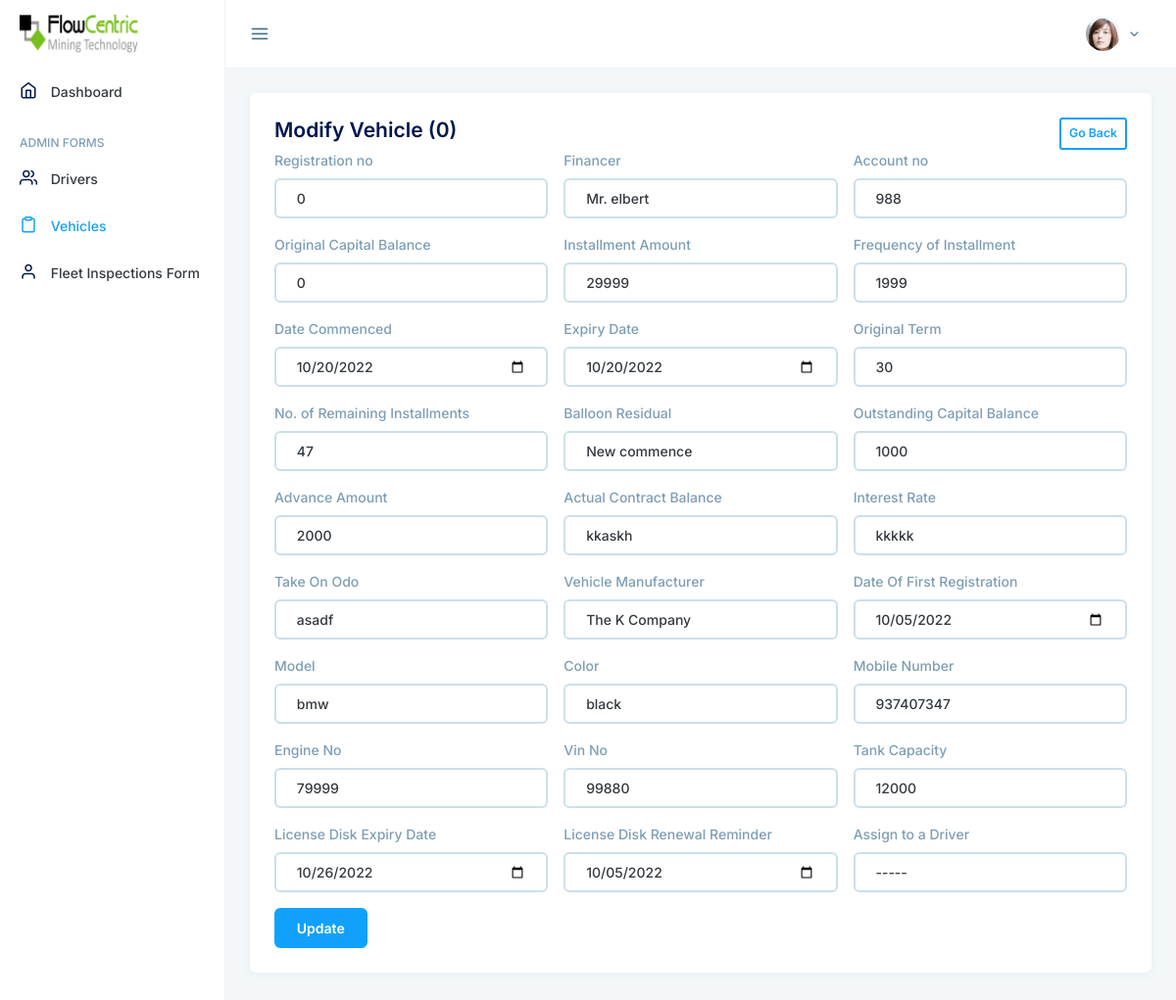
The app's page /vehicle_edit/3 with its own data.
### myapp/models.py (models this page shows)
class Vehicle(db.Model):
    id = db.Column(db.Integer, primary_key=True)
    registration_no = db.Column(db.Integer, nullable=False, unique=False)
    financer = db.Column(db.String(100), nullable=False, unique=False)
    account_no = db.Column(db.Integer, nullable=False, unique=False)
    original_capital_balance = db.Column(db.Integer, nullable=False, unique=False)
    installment_amount = db.Column(db.Integer, nullable=False, unique=False)
    frequency_of_installment = db.Column(db.Integer, nullable=False, unique=False)
    date_commenced = db.Column(db.Date, nullable=False, unique=False, default=datetime.now().date)
    expiry_date = db.Column(db.Date, nullable=False, unique=False, default=datetime.now().date)
    original_term = db.Column(db.Integer, nullable=False, unique=False)
    remaining_installments = db.Column(db.Integer, nullable=False, unique=False)
    balloon_risidual = db.Column(db.String(100), nullable=False, unique=False)
    outstanding_capital_balance = db.Column(db.Integer, nullable=False, unique=False)
    advance_amount = db.Column(db.Integer, nullable=False, unique=False)
    actual_contract_balance = db.Column(db.Integer, nullable=False, unique=False)
    interest_rate = db.Column(db.Integer, nullable=False, unique=False)
    take_on_odo = db.Column(db.String(100), nullable=False, unique=False)
    vehicle_manufacturer = db.Column(db.String(100), nullable=False, unique=False)
    date_of_first_registration = db.Column(db.Date, default=datetime.now().date)
    model = db.Column(db.String(25), nullable=False, unique=False)
    color = db.Column(db.String(25), nullable=False, unique=False)
    mobile_number = db.Column(db.Integer, nullable=True, unique=False)
    engine_no = db.Column(db.String(50), nullable=False, unique=False)
    vin_no = db.Column(db.String(50), nullable=False, unique=False)
    tank_capacity = db.Column(db.String(50), nullable=False, unique=False)
    license_disk_expiry_date = db.Column(db.Date, default=datetime.now().date)
    license_disk_renewal_date = db.Column(db.Date, default=datetime.now().date)
    driver_id = db.Column(db.Integer, db.ForeignKey("user.id"), unique=True, nullable=True)
    vehicle = db.relationship("VehicleExpense", backref="vehicle", uselist=False)
    def __repr__(self):
        return f"{self.registration_no}, financer: {self.financer}"

### myapp/driver/routes.py (the view, shortened to what this page needs)
@Admin_DriverVehicle.route("/vehicle_edit/<int:id>", methods=["GET", "POST"])
def edit_vehicle(id):
    vehicle = Vehicle.query.get(id)
    drivers = User.query.filter_by(is_admin=False).all()
    return render_template("admin/vehicle/vehicle_edit.html",
                           vehicle=vehicle, drivers=drivers,
                           vclass="router-link-active")

### myapp/models.py (called while the page is built)
    def __repr__(self):
        return f"{self.username} - assigned_vehicle: {self.vehicle}"

### myapp/templates/admin/vehicle/vehicle_edit.html (shortened to what this page needs)
{% extends "admin/admin_layout.html" %}
{% block body %}
<div class="main">
  <div class="card">
    <div class="card-body">
        <div class="d-flex flex-row justify-content-between">
            <h4>Modify Vehicle ({{ vehicle.registration_no }})</h4>
            <button class="btn btn-sm btn-outline-primary"
                onclick="history.back();">Go Back</button>
        </div>
      <form
        action="{{ url_for('Admin_DriverVehicle.edit_vehicle', id=vehicle.id) }}"
        method="post"
        class="row g-3 needs-validation"
        enctype="multipart/form-data"
      >
        <div class="col-md-4">
          <label for="registration_no" class="form-label">Registration no</label>
          <input type="text" class="form-control" id="registration_no"
            name="registration_no" value="{{ vehicle.registration_no }}"/>
        </div>
        <div class="col-md-4">
          <label for="financer" class="form-label">Financer</label>
          <input type="text" class="form-control" id="financer" name="financer"
            value="{{ vehicle.financer }}"/>
        </div>
        <div class="col-md-4">
          <label for="account_no" class="form-label">Account no</label>
            <input type="text" name="account_no" class="form-control" id="account_no" \
                value="{{ vehicle.account_no }}"/>
        </div>
        <div class="col-md-4">
          <label for="original_capital_balance" class="form-label">Original Capital Balance</label>
          <input type="text" class="form-control" id="original_capital_balance" name="original_capital_balance"
            value="{{ vehicle.original_capital_balance }}"/>
        </div>
        <div class="col-md-4">
          <label for="installment_amount" class="form-label">Installment Amount</label>
          <input type="number" class="form-control" id="installment_amount" name="installment_amount"
            value="{{ vehicle.installment_amount }}"/>
        </div>
        <div class="col-md-4">
          <label for="freuency_of_installment" class="form-label">Frequency of Installment</label>
          <input type="text" class="form-control" id="freuency_of_installment" name="freuency_of_installment"
            value="{{ vehicle.frequency_of_installment }}"/>
        </div>
        <div class="col-md-4">
          <label for="date_commenced" class="form-label">Date Commenced</label>
          <input type="date" class="form-control" id="date_commenced" name="date_commenced"
            value="{{ vehicle.date_commenced }}"/>
        </div>
        <div class="col-md-4">
          <label for="expiry_date" class="form-label">Expiry Date</label>
          <input type="date" class="form-control" id="expiry_date" name="expiry_date"
          value="{{ vehicle.date_commenced }}"/>
        </div>
        <div class="col-md-4">
          <label for="original_term" class="form-label">Original Term</label>
          <input type="number" class="form-control" id="original_term" name="original_term"
          value="{{ vehicle.original_term }}"/>
        </div>
        <div class="col-md-4">
          <label for="remaining_installments" class="form-label">No. of Remaining Installments</label>
          <input type="number" class="form-control" id="remaining_installments" name="remaining_installments"
            value="{{ vehicle.remaining_installments }}"/>
        </div>
        <div class="col-md-4">
          <label for="balloon_residual" class="form-label">Balloon Residual</label>
          <input type="text" class="form-control" id="balloon_residual" name="balloon_residual"
            value="{{ vehicle.balloon_risidual }}"/>
        </div>
        <div class="col-md-4">
          <label for="outstanding_capital_balance" class="form-label">Outstanding Capital Balance</label>
          <input type="text" class="form-control" id="outstanding_capital_balance" name="outstanding_capital_balance"
            value="{{ vehicle.outstanding_capital_balance }}" />
        </div>
        <div class="col-md-4">
          <label for="advance_amount" class="form-label">Advance Amount</label>
          <input type="text" class="form-control" id="advance_amount" name="advance_amount"
            value="{{ vehicle.advance_amount }}" />
        </div>
        <div class="col-md-4">
          <label for="actual_contract_balance" class="form-label">Actual Contract Balance</label>
          <input type="text" class="form-control" id="actual_contract_balance" name="actual_contract_balance"
            value="{{ vehicle.actual_contract_balance }}" />
        </div>
        <div class="col-md-4">
          <label for="interest_rate" class="form-label">Interest Rate</label>
          <input type="text" class="form-control" id="interest_rate" name="interest_rate"
            value="{{ vehicle.interest_rate }}" />
        </div>
        <div class="col-md-4">
          <label for="Take_on_Odo" class="form-label">Take On Odo </label>
          <input type="text" class="form-control" id="Take_on_Odo" name="Take_on_Odo"
            value="{{ vehicle.take_on_odo }}" />
        </div>
        <div class="col-md-4">
          <label for="vehicle_manufacturer" class="form-label">Vehicle Manufacturer</label>
          <input type="text" class="form-control" id="vehicle_manufacturer" name="vehicle_manufacturer"
            value="{{ vehicle.vehicle_manufacturer }}" />
        </div>
        <div class="col-md-4">
          <label for="date_of_first_registration" class="form-label">Date Of First Registration</label>
          <input type="date" class="form-control" id="date_of_first_registration" name="date_of_first_registration"
            value="{{ vehicle.date_of_first_registration }}" />
        </div>
        <div class="col-md-4">
          <label for="model" class="form-label">Model</label>
          <input type="text" class="form-control" id="model" name="model"
            value="{{ vehicle.model }}" />
        </div>
        <div class="col-md-4">
          <label for="color" class="form-label">Color</label>
          <input type="text" class="form-control" id="color" name="color"
            value="{{ vehicle.color }}" />
        </div>
        <div class="col-md-4">
          <label for="mobile_number" class="form-label">Mobile Number</label>
          <input type="text" class="form-control" id="mobile_number" name="mobile_number"
            value="{{ vehicle.mobile_number }}" />
        </div>
        <div class="col-md-4">
          <label for="engine_no" class="form-label">Engine No</label>
          <input type="text" class="form-control" id="engine_no" name="engine_no"
            value="{{ vehicle.engine_no }}" />
        </div>
        <div class="col-md-4">
          <label for="vin_no" class="form-label">Vin No</label>
          <input type="text" class="form-control" id="vin_no" name="vin_no"
            value="{{ vehicle.vin_no }}" />
        </div>
        <div class="col-md-4">
          <label for="tank_capacity" class="form-label">Tank Capacity</label>
          <input type="text" class="form-control" id="tank_capacity" name="tank_capacity"
            value="{{ vehicle.tank_capacity }}" />
        </div>
        <div class="col-md-4">
          <label for="license_disk_expiry_date" class="form-label">License Disk Expiry Date</label>
          <input type="date" class="form-control" id="license_disk_expiry_date" name="license_disk_expiry_date"
            value="{{ vehicle.license_disk_expiry_date }}" />
        </div>
        <div class="col-md-4">
          <label for="license_disk_renewal_reminder" class="form-label">License Disk Renewal Reminder</label>
          <input type="date" class="form-control" id="license_disk_renewal_reminder" name="license_disk_renewal_reminder"
          value="{{ vehicle.license_disk_renewal_date }}"  />
        </div>
        <div class="col-md-4">
          <label for="assign_to_a_driver" class="form-label">Assign to a Driver</label>
          <select class="form-control" name="assign_to_a_driver" id="assign_to_a_driver">
            <option value="" selected>-----</option>
          </select>
        </div>
        <div class="col-12">
          <button class="btn btn-primary" type="submit">Update</button>
        </div>
      </form>
    </div>
  </div>
</div>
{% endblock body %}

### records on screen
Vehicle: registration_no "0", financer "Mr. elbert", account_no "988", original_capital_balance "0", installment_amount "29999", freuency_of_installment "1999", date_commenced "10/20/2022", expiry_date "10/20/2022", original_term "30", remaining_installments "47", balloon_residual "New commence", outstanding_capital_balance "1000", advance_amount "2000", actual_contract_balance "kkaskh", interest_rate "kkkkk", Take_on_Odo "asadf", vehicle_manufacturer "The K Company", date_of_first_registration "10/05/2022", model "bmw", color "black", mobile_number "937407347", engine_no "79999", vin_no "99880", tank_capacity "12000", license_disk_expiry_date "10/26/2022", license_disk_renewal_reminder "10/05/2022"
